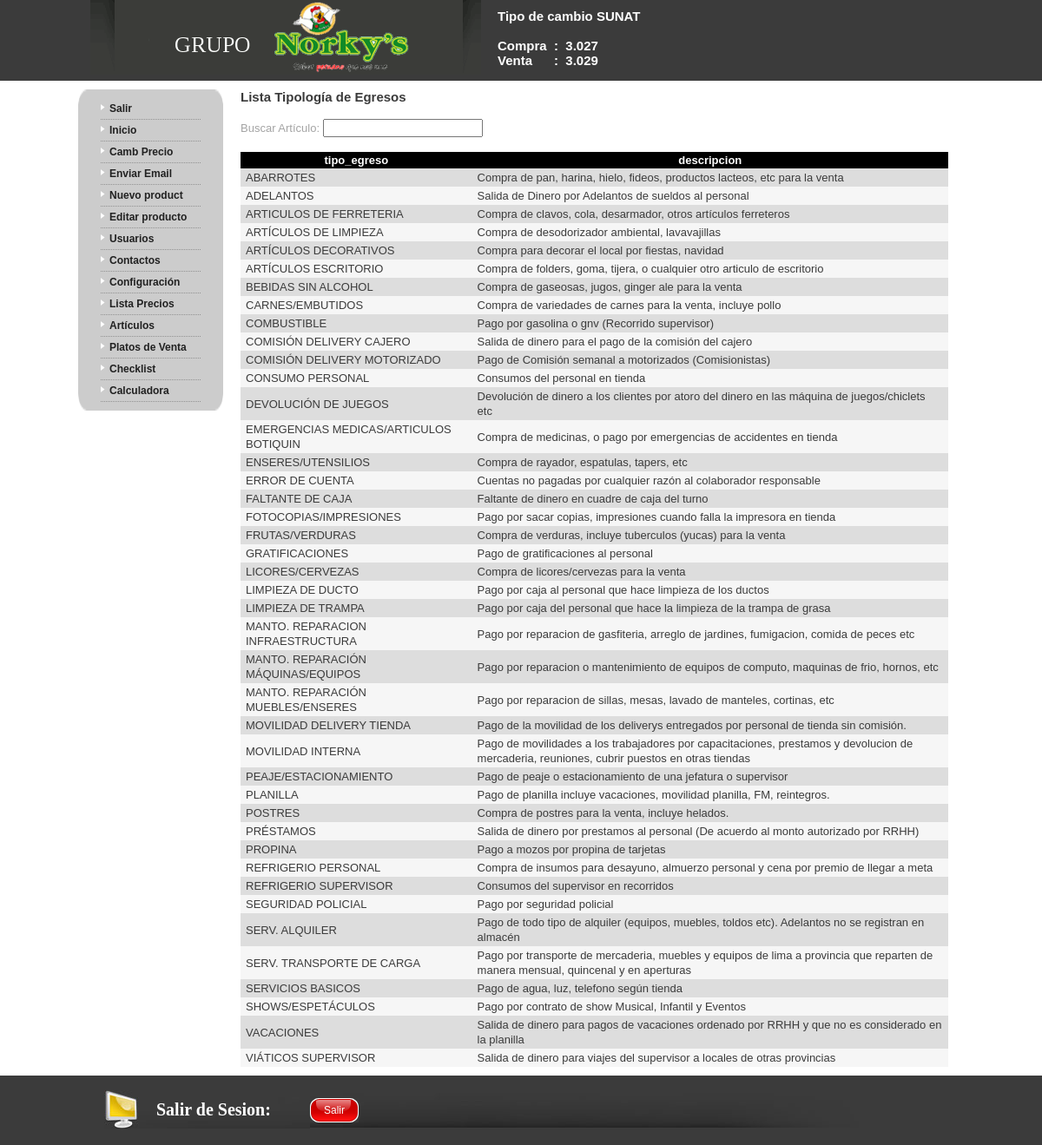
The page /index.php?modulo=articulos&pagina=lista_tipo_egreso (signed in) on the database its author committed.
### tables this page shows
CREATE TABLE `tcambio_sunat` (
  `id_tcambio_sunat` int(11) NOT NULL AUTO_INCREMENT,
  `cambio_compra` float NOT NULL,
  `cambio_venta` float NOT NULL,
  PRIMARY KEY (`id_tcambio_sunat`)
);

CREATE TABLE `tipologias_descripciones` (
  `id_tipo_egreso` int(11) NOT NULL,
  `descripcion` varchar(200) NOT NULL,
  KEY `id_tipo_egreso` (`id_tipo_egreso`),
  CONSTRAINT `tipologias_descripciones_ibfk_1` FOREIGN KEY (`id_tipo_egreso`) REFERENCES `tipologias_egresos` (`id_tipo_egreso`)
);

CREATE TABLE `tipologias_egresos` (
  `id_tipo_egreso` int(11) NOT NULL AUTO_INCREMENT,
  `tipo_egreso` varchar(50) NOT NULL,
  PRIMARY KEY (`id_tipo_egreso`)
);

### modulos/articulos/controlador/lista_tipo_egreso.php (called while the page is built, shortened)
<?php
	require_once "modelo/lista.php";
	require_once "temas/$tema/tema.php";
?>

### modulos/articulos/index.php (called while the page is built, shortened)
<?php
switch($pagina){
	case "lista_tipo_egreso":
		$controlador = $pagina.".php";
		break;
}
require_once "controlador/$controlador";
?>

### index.php (called while the page is built, shortened)
<?php
	$modulo = "principal";
	if(isset($_GET["modulo"])){
		$modulo = addslashes(trim($_GET["modulo"]));
	}
	require_once "modulos/$modulo/index.php";
?>

### modelo/lista.php (called while the page is built, shortened)
<?php
function tcambio_sunat()
{
	$fid = mysql_query("SELECT cambio_compra, cambio_venta FROM tcambio_sunat WHERE id_tcambio_sunat=1");
	$rs = mysql_fetch_assoc($fid);
	return $rs;
}
?>

### lib/php/funciones.php (the view, shortened to what this page needs)
<?php
function data_to_table($data,$headers=array())
{
	if(!empty($data)){
		echo "<table id='tabla' class='tabla'>\n";
		echo "<tr class='fila_cabecera'>\n";
		if(!empty($headers)){
			foreach($headers as $header){
				echo "<th class='celda_cabecera'>".$header."</th>\n";
			}
		}else{
			foreach($data[0] as $header=>$dato){
				echo "<th class='celda_cabecera'>".utf8_decode($header)."</th>\n";
			}
		}
		echo "</tr>\n";
		foreach($data as $fila){
			echo "<tr class='fila'>\n";
			foreach($fila as $id=>$dato){
				echo "<td class='celda' id='".$id."'>".utf8_encode($dato)."</td>\n";
			}
			echo "</tr>\n";
		}
		echo "</table>\n";
	}
}
?>

### temas/menuizquierda/controlador/tcambio_sunat.php
<?php
	require_once "modelo/lista.php";
	$cambio = tcambio_sunat();
	$compra = $cambio["cambio_compra"];
	$venta = $cambio["cambio_venta"];
	echo "<p>Tipo de cambio SUNAT</p><br />\n";
	echo "<p>Compra&nbsp; : &nbsp;".$compra."</p>\n";
	echo "<p>Venta &nbsp; &nbsp; &nbsp;: &nbsp;".$venta."</p>";
?>

### temas/menuizquierda/css/menuizquierda.css (style rules this page uses)
body { background-color:#3B3B3B; color:#A4A4A4; padding:0px; margin:0px; font:13px/17px Verdana, Arial, Helvetica, sans-serif; }
div, ul, li, h1, h2, h3, h4, p, img { margin:0px; padding:0px; }
#body table { padding-bottom: 10px; }
.fila { color: #3B3B3B; }
.fila:nth-child(odd) { background-color: #f6f6f6; }
.fila:nth-child(even) { background-color: #dddddd; }
#body th { color: #fff; background-color: #000; }
#body td { padding: 1px 3px; }

### modulos/articulos/css/lista_tipo_egreso.css (style rules this page uses)
#body table { padding-bottom: 10px; }
.fila { color: #3B3B3B; }
.fila:nth-child(odd) { background-color: #f6f6f6; }
.fila:nth-child(even) { background-color: #dddddd; }
#body th { color: #fff; background-color: #000; }
#body td { padding: 2px 6px; }

### rows shown on the page
tcambio_sunat: cambio_compra "3.027", cambio_venta "3.029"
tipologias_descripciones: id_tipo_egreso.tipo_egreso "ABARROTES", descripcion "Compra de pan, harina, hielo, fideos, productos lacteos, etc para la venta"
tipologias_descripciones: id_tipo_egreso.tipo_egreso "ADELANTOS", descripcion "Salida de Dinero por Adelantos de sueldos al personal"
tipologias_descripciones: id_tipo_egreso.tipo_egreso "ARTICULOS DE FERRETERIA", descripcion "Compra de clavos, cola, desarmador, otros artículos ferreteros"
tipologias_descripciones: id_tipo_egreso.tipo_egreso "ARTÍCULOS DE LIMPIEZA", descripcion "Compra de desodorizador ambiental, lavavajillas"
tipologias_descripciones: id_tipo_egreso.tipo_egreso "ARTÍCULOS DECORATIVOS", descripcion "Compra para decorar el local por fiestas, navidad"
tipologias_descripciones: id_tipo_egreso.tipo_egreso "ARTÍCULOS ESCRITORIO", descripcion "Compra de folders, goma, tijera, o cualquier otro articulo de escritorio"
tipologias_descripciones: id_tipo_egreso.tipo_egreso "BEBIDAS SIN ALCOHOL", descripcion "Compra de gaseosas, jugos, ginger ale para la venta"
tipologias_descripciones: id_tipo_egreso.tipo_egreso "CARNES/EMBUTIDOS", descripcion "Compra de variedades de carnes para la venta, incluye pollo"
tipologias_descripciones: id_tipo_egreso.tipo_egreso "COMBUSTIBLE", descripcion "Pago por gasolina o gnv (Recorrido supervisor)"
tipologias_descripciones: id_tipo_egreso.tipo_egreso "COMISIÓN DELIVERY CAJERO", descripcion "Salida de dinero para el pago de la comisión del cajero"
tipologias_descripciones: id_tipo_egreso.tipo_egreso "COMISIÓN DELIVERY MOTORIZADO", descripcion "Pago de Comisión semanal a motorizados (Comisionistas)"
tipologias_descripciones: id_tipo_egreso.tipo_egreso "CONSUMO PERSONAL", descripcion "Consumos del personal en tienda"
tipologias_descripciones: id_tipo_egreso.tipo_egreso "DEVOLUCIÓN DE JUEGOS", descripcion "Devolución de dinero a los clientes por atoro del dinero en las máquina de juegos/chiclets etc"
tipologias_descripciones: id_tipo_egreso.tipo_egreso "EMERGENCIAS MEDICAS/ARTICULOS BOTIQUIN", descripcion "Compra de medicinas, o pago por emergencias de accidentes en tienda"
tipologias_descripciones: id_tipo_egreso.tipo_egreso "ENSERES/UTENSILIOS", descripcion "Compra de rayador, espatulas, tapers, etc"
tipologias_descripciones: id_tipo_egreso.tipo_egreso "ERROR DE CUENTA", descripcion "Cuentas no pagadas por cualquier razón al colaborador responsable"
tipologias_descripciones: id_tipo_egreso.tipo_egreso "FALTANTE DE CAJA", descripcion "Faltante de dinero en cuadre de caja del turno"
tipologias_descripciones: id_tipo_egreso.tipo_egreso "FOTOCOPIAS/IMPRESIONES", descripcion "Pago por sacar copias, impresiones cuando falla la impresora en tienda"
tipologias_descripciones: id_tipo_egreso.tipo_egreso "FRUTAS/VERDURAS", descripcion "Compra de verduras, incluye tuberculos (yucas) para la venta"
tipologias_descripciones: id_tipo_egreso.tipo_egreso "GRATIFICACIONES", descripcion "Pago de gratificaciones al personal"
tipologias_descripciones: id_tipo_egreso.tipo_egreso "LICORES/CERVEZAS", descripcion "Compra de licores/cervezas para la venta"
tipologias_descripciones: id_tipo_egreso.tipo_egreso "LIMPIEZA DE DUCTO", descripcion "Pago por caja al personal que hace limpieza de los ductos"
tipologias_descripciones: id_tipo_egreso.tipo_egreso "LIMPIEZA DE TRAMPA", descripcion "Pago por caja del personal que hace la limpieza de la trampa de grasa"
tipologias_descripciones: id_tipo_egreso.tipo_egreso "MANTO. REPARACION INFRAESTRUCTURA", descripcion "Pago por reparacion de gasfiteria, arreglo de jardines, fumigacion, comida de peces etc"
tipologias_descripciones: id_tipo_egreso.tipo_egreso "MANTO. REPARACIÓN MÁQUINAS/EQUIPOS", descripcion "Pago por reparacion o mantenimiento de equipos de computo, maquinas de frio, hornos, etc"
tipologias_descripciones: id_tipo_egreso.tipo_egreso "MANTO. REPARACIÓN MUEBLES/ENSERES", descripcion "Pago por reparacion de sillas, mesas, lavado de manteles, cortinas, etc"
tipologias_descripciones: id_tipo_egreso.tipo_egreso "MOVILIDAD DELIVERY TIENDA", descripcion "Pago de la movilidad de los deliverys entregados por personal de tienda sin comisión."
tipologias_descripciones: id_tipo_egreso.tipo_egreso "MOVILIDAD INTERNA", descripcion "Pago de movilidades a los trabajadores por capacitaciones, prestamos y devolucion de mercaderia, reuniones, cubrir puestos en otras tiendas"
tipologias_descripciones: id_tipo_egreso.tipo_egreso "PEAJE/ESTACIONAMIENTO", descripcion "Pago de peaje o estacionamiento de una jefatura o supervisor"
tipologias_descripciones: id_tipo_egreso.tipo_egreso "PLANILLA", descripcion "Pago de planilla incluye vacaciones, movilidad planilla, FM, reintegros."
tipologias_descripciones: id_tipo_egreso.tipo_egreso "POSTRES", descripcion "Compra de postres para la venta, incluye helados."
tipologias_descripciones: id_tipo_egreso.tipo_egreso "PRÉSTAMOS", descripcion "Salida de dinero por prestamos al personal (De acuerdo al monto autorizado por RRHH)"
tipologias_descripciones: id_tipo_egreso.tipo_egreso "PROPINA", descripcion "Pago a mozos por propina de tarjetas"
tipologias_descripciones: id_tipo_egreso.tipo_egreso "REFRIGERIO PERSONAL", descripcion "Compra de insumos para desayuno, almuerzo personal y cena por premio de llegar a meta"
tipologias_descripciones: id_tipo_egreso.tipo_egreso "REFRIGERIO SUPERVISOR", descripcion "Consumos del supervisor en recorridos"
tipologias_descripciones: id_tipo_egreso.tipo_egreso "SEGURIDAD POLICIAL", descripcion "Pago por seguridad policial"
tipologias_descripciones: id_tipo_egreso.tipo_egreso "SERV. ALQUILER", descripcion "Pago de todo tipo de alquiler (equipos, muebles, toldos etc). Adelantos no se registran en almacén"
tipologias_descripciones: id_tipo_egreso.tipo_egreso "SERV. TRANSPORTE DE CARGA", descripcion "Pago por transporte de mercaderia, muebles y equipos de lima a provincia que reparten de manera mensual, quincenal y en aperturas"
tipologias_descripciones: id_tipo_egreso.tipo_egreso "SERVICIOS BASICOS", descripcion "Pago de agua, luz, telefono según tienda"
tipologias_descripciones: id_tipo_egreso.tipo_egreso "SHOWS/ESPETÁCULOS", descripcion "Pago por contrato de show Musical, Infantil y Eventos"
tipologias_descripciones: id_tipo_egreso.tipo_egreso "VACACIONES", descripcion "Salida de dinero para pagos de vacaciones ordenado por RRHH y que no es considerado en la planilla"
tipologias_descripciones: id_tipo_egreso.tipo_egreso "VIÁTICOS SUPERVISOR", descripcion "Salida de dinero para viajes del supervisor a locales de otras provincias"

### other values the page prints
utf8_decode($header) "tipo_egreso"
utf8_decode($header) "descripcion"
